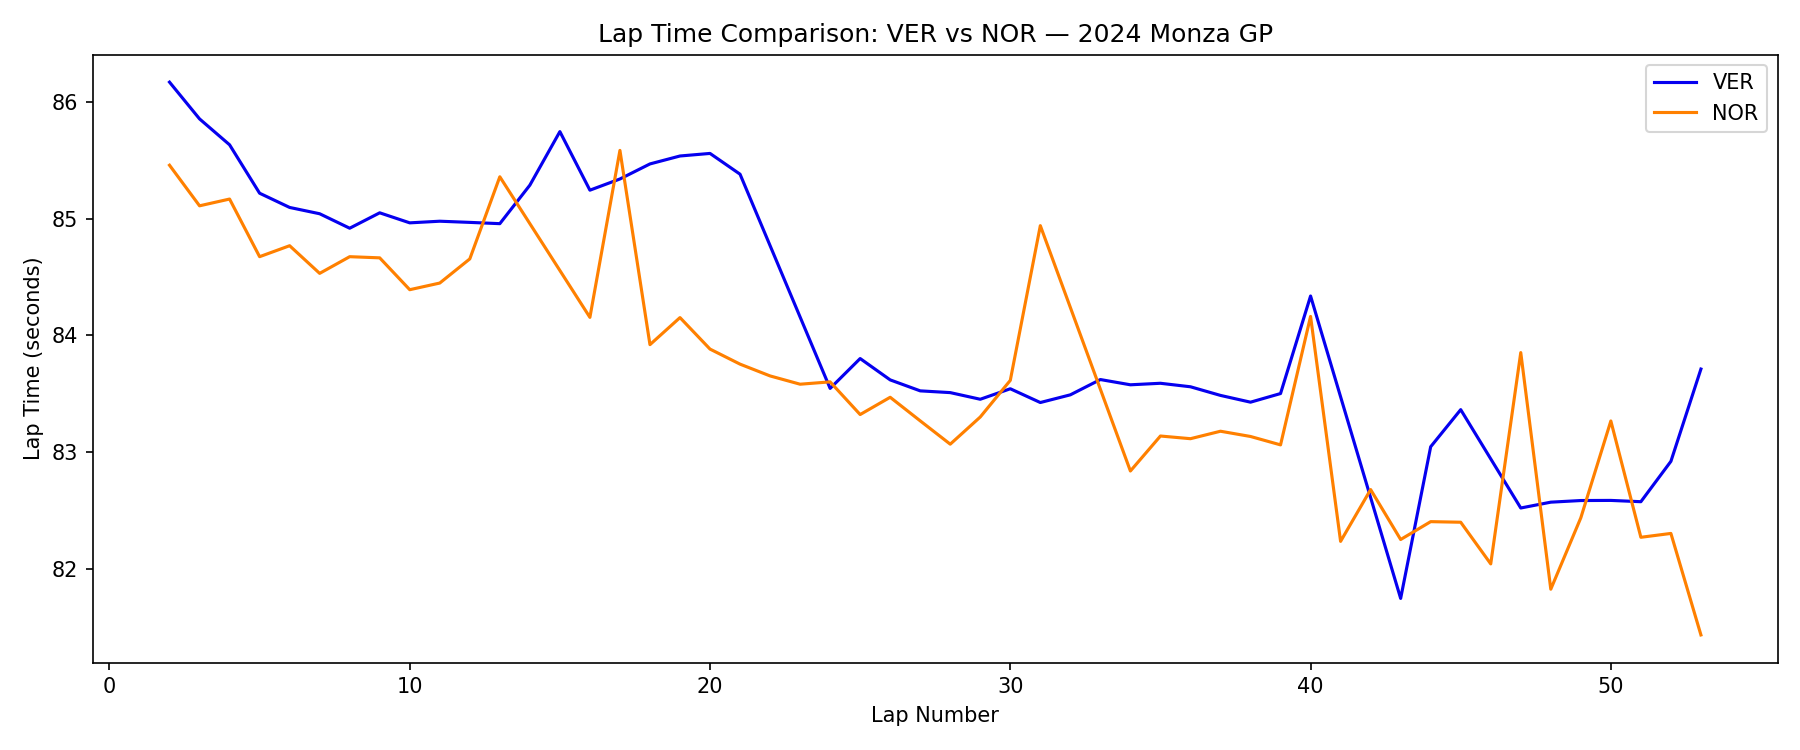

The script that saved this image:
import fastf1
import fastf1.plotting
import matplotlib.pyplot as plt

# Enable the cache (saves re-downloading data)
fastf1.Cache.enable_cache('f1_cache')

# Load a session - pick any 2024 race
session = fastf1.get_session(2024, 'Monza', 'R')
session.load()

# Pick your two drivers using their 3-letter codes
driver1 = 'VER'
driver2 = 'NOR'

# Get their laps, dropping any outliers (safety car laps etc.)
laps_d1 = session.laps.pick_driver(driver1).pick_quicklaps().reset_index()
laps_d2 = session.laps.pick_driver(driver2).pick_quicklaps().reset_index()

# Convert lap times to seconds for easier plotting
laps_d1['LapTimeSeconds'] = laps_d1['LapTime'].dt.total_seconds()
laps_d2['LapTimeSeconds'] = laps_d2['LapTime'].dt.total_seconds()

# Plot
fig, ax = plt.subplots(figsize=(12, 5))

ax.plot(laps_d1['LapNumber'], laps_d1['LapTimeSeconds'], label=driver1, color='#0600ef')
ax.plot(laps_d2['LapNumber'], laps_d2['LapTimeSeconds'], label=driver2, color='#ff8000')

ax.set_xlabel('Lap Number')
ax.set_ylabel('Lap Time (seconds)')
ax.set_title(f'Lap Time Comparison: {driver1} vs {driver2} — 2024 Monza GP')
ax.legend()

plt.tight_layout()
plt.savefig('lap_comparison.png', dpi=150)
plt.show()
